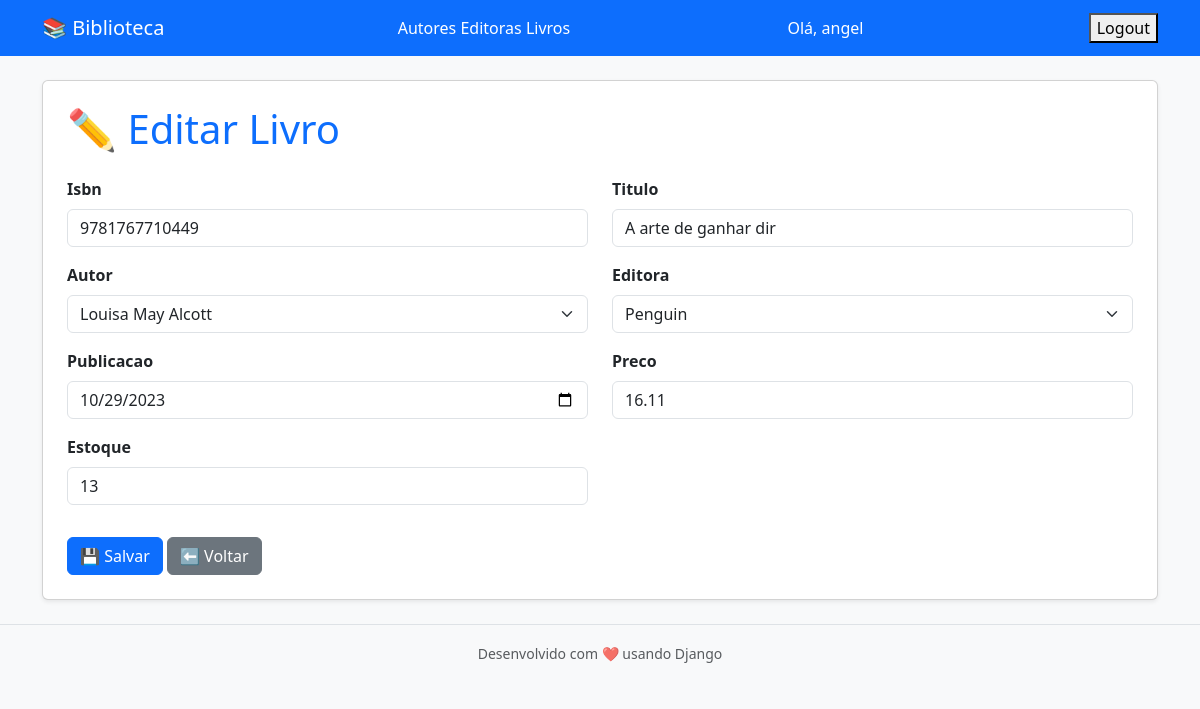
Screenshot of /biblioteca/livro/5/editar/ (signed in) with the database file from the repository.
### biblioteca/models.py (models this page shows, shortened)
class Livro(models.Model):
    id = models.AutoField(primary_key=True)
    isbn = models.CharField(max_length=13, unique=True)
    autor = models.ForeignKey(
        Autor,
        on_delete=models.CASCADE
    )
    titulo = models.CharField(max_length=500)
    publicacao = models.DateField()
    preco = models.DecimalField(max_digits=6, decimal_places=2)
    estoque = models.IntegerField()
    editora = models.ForeignKey(Editora, on_delete=models.CASCADE)

### biblioteca/views.py (the view)
# urls.py: path('<str:entidade>/<int:pk>/editar/', views.editar_objeto, name='editar'),
@login_required
def editar_objeto(request, entidade, pk):
    modelo, Form = MAPEAMENTO.get(entidade, (None, None))
    if not modelo:
        return render(request, 'biblioteca/erro.html', {'mensagem': f'Entidade "{entidade}" inválida.'})
    if entidade == 'livro' and not request.user.has_perm('biblioteca.change_livro'):
        raise PermissionDenied("Você não tem permissão para editar livros.")
    obj = get_object_or_404(modelo, pk=pk)
    if request.method == 'POST':
        form = Form(request.POST, instance=obj)
        if form.is_valid():
            form.save()
            return redirect('listar', entidade=entidade)
    else:
        form = Form(instance=obj)
    return render(request, 'biblioteca/form.html', {'form': form, 'entidade': entidade})

### biblioteca/forms.py
class LivroForm(forms.ModelForm):
    class Meta:
        model = Livro
        fields = [
            'isbn', 'titulo', 'autor', 'editora',
            'publicacao', 'preco', 'estoque'
        ]
        widgets = {
            'isbn': forms.TextInput(attrs={
                'class': 'form-control',
                'placeholder': 'Ex: 9781234567890'
            }),
            'titulo': forms.TextInput(attrs={
                'class': 'form-control',
                'placeholder': 'Título do livro'
            }),
            'autor': forms.Select(attrs={'class': 'form-select'}),
            'editora': forms.Select(attrs={'class': 'form-select'}),
            'publicacao': forms.DateInput(
                attrs={'class': 'form-control', 'type': 'date'}
            ),
            'preco': forms.NumberInput(attrs={
                'class': 'form-control',
                'step': '0.01',
                'placeholder': 'Ex: 49.90'
            }),
            'estoque': forms.NumberInput(attrs={
                'class': 'form-control',
                'placeholder': 'Quantidade em estoque'
            }),
        }

### biblioteca/models.py (called while the page is built)
    def __str__(self):
        return self.nome

    def __str__(self):
        return self.nome

### biblioteca/templates/biblioteca/form.html (shortened to what this page needs)
{% extends 'biblioteca/base.html' %}
{% block content %}
<div class="card shadow-sm p-4">
    <h1 class="mb-4 text-primary">
        {% if form.instance.pk %}
            ✏️ Editar {{ entidade|capfirst }}
        {% else %}
            ➕ Novo {{ entidade|capfirst }}
        {% endif %}
    </h1>
    <form method="post" novalidate>
        <div class="row">
            {% for field in form %}
                <div class="mb-3 col-md-6">
                    <label for="{{ field.id_for_label }}" class="form-label fw-semibold">
                        {{ field.label }}
                    </label>
                    {{ field }}
                </div>
            {% endfor %}
        </div>
        <div class="mt-3">
            <button type="submit" class="btn btn-primary">💾 Salvar</button>
            <a href="{% url 'listar' entidade %}" class="btn btn-secondary">⬅️ Voltar</a>
        </div>
    </form>
</div>
{% endblock %}

### biblioteca/templates/biblioteca/base.html (shortened to what this page needs)
<!DOCTYPE html>
<html lang="pt-br">
<head>
    <link href="https://cdn.jsdelivr.net/npm/bootstrap@5.3.2/dist/css/bootstrap.min.css" rel="stylesheet">
</head>
<body class="bg-light">
    <nav class="navbar navbar-expand-lg navbar-dark bg-primary mb-4">
        <div class="container">
            <a class="navbar-brand" href="{% url 'dashboard' %}">📚 Biblioteca</a>
            <div>
                <a class="nav-link d-inline text-white" href="{% url 'listar' 'autor' %}">Autores</a>
                <a class="nav-link d-inline text-white" href="{% url 'listar' 'editora' %}">Editoras</a>
                <a class="nav-link d-inline text-white" href="{% url 'listar' 'livro' %}">Livros</a>
            </div>
            {% if request.user.is_authenticated %}
                <span class="nav-link d-inline text-white" style="margin-right:8px;">Olá, {{ request.user.username }}</span>
                <form class="nav-link d-inline text-white" method="post" action="{% url 'logout' %}" style="display:inline;">
                    <button type="submit" >Logout</button>
                </form>
            {% else %}
                <a class="nav-link d-inline text-white" href="{% url 'signin' %}">Entrar</a> |
                <a class="nav-link d-inline text-white" href="{% url 'signup' %}">Registrar</a>
            {% endif %}
        </div>
    </nav>
    <div class="container">
        {% block content %}
        {% endblock %}
    </div>
    <footer class="text-center text-muted py-3 mt-4 border-top">
        <small>Desenvolvido com ❤️ usando Django</small>
    </footer>
</body>
</html>

### rows the page displays
Livro: form "9781767710449" "A arte de ganhar dir" "Louisa May Alcott" "Penguin" "10/29/2023" "16.11" "13"

### other values shown
{{ request.user.username }} "angel"
{{ entidade|capfirst }} "Livro"
{{ field.label }} "Isbn" "Titulo" "Autor" "Editora" "Publicacao" "Preco" "Estoque"
